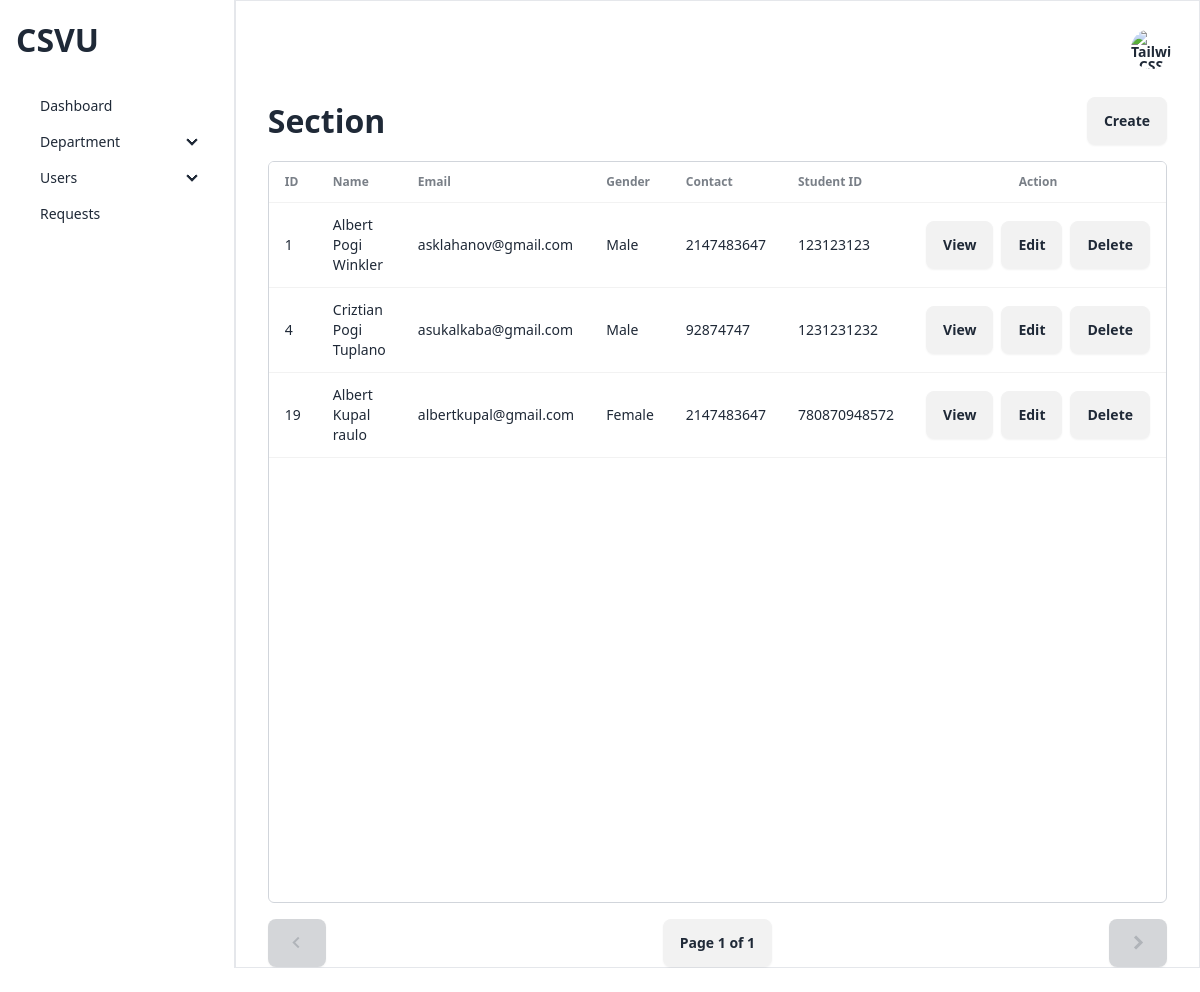
/admin/views/manage-student.php (signed in), run on the app's committed database.
### tables this page shows
CREATE TABLE `ap_userdetails` (
  `id` int(12) NOT NULL,
  `firstName` varchar(255) NOT NULL,
  `middleName` varchar(255) NOT NULL,
  `lastName` varchar(255) NOT NULL,
  `email` varchar(255) NOT NULL,
  `password` varchar(255) NOT NULL,
  `gender` varchar(255) NOT NULL,
  `contact` int(11) NOT NULL,
  `birthday` date DEFAULT NULL,
  `year_level` varchar(255) DEFAULT NULL,
  `roles` varchar(255) NOT NULL,
  `sid` varchar(255) DEFAULT NULL
);

### admin/views/manage-student.php (the view, shortened to what this page needs)
<?php
require("../../configuration/config.php");
require_once("../../components/header.php");
$limit = 10;
$page = isset($_GET['page']) ? $_GET['page'] : 1;
$start = ($page - 1) * $limit;
$result1 = $dbCon->query("SELECT count(id) AS id FROM ap_userdetails WHERE roles='student'");
$students = $result1->fetch_all(MYSQLI_ASSOC);
$total = $students[0]['id'];
$pages = ceil($total / $limit);
$query = "SELECT * FROM ap_userdetails WHERE roles='student' LIMIT $start, $limit";
?>
<main class="w-screen h-[95%] overflow-x-hidden flex" >
    <?php require_once("../layout/sidebar.php")  ?>
    <section class="border w-full px-4">
        <?php require_once("../layout/topbar.php") ?>
        <div class="px-4 flex justify-between flex-col gap-4">
            <div class="flex justify-between items-center">
                <div class="flex justify-between items-center">
                    <h1 class="text-[32px] font-bold">Section</h1>
                </div>
                <a href="./create/student.php" class="btn">Create</a>
            </div>
            <div class="overflow-x-hidden border border-gray-300 rounded-md" style="height: calc(100vh - 250px)">
                <table class="table table-md table-pin-rows table-pin-cols ">
                    <thead>
                        <tr>
                            <th>ID</th>
                            <td>Name</td>
                            <td>Email</td>
                            <td>Gender</td>
                            <td>Contact</td>
                            <td>Student ID</td>
                            <td class="text-center">Action</td>
                        </tr>
                    </thead>
                    <tbody>
                    <?php
                        $result = $dbCon->query($query);
                        if ($result->num_rows > 0) {
                            while ($row = $result->fetch_assoc()) {
                                echo "
                                    <tr>
                                        <td>{$row['id']}</td>
                                        <td>{$row['firstName']} {$row['middleName']} {$row['lastName']}</th>
                                        <td>{$row['email']}</td>
                                        <td>" . ucfirst($row['gender']) . "</td>
                                        <td>{$row['contact']}</td>
                                        <td>{$row['sid']}</td>
                                        <td>
                                            <div class='flex gap-2 justify-center items-center'>
                                                <label for='view-student-{$row['id']}' class='btn btn-small'>View</label>
                                                <label for='edit-student-{$row['id']}' class='btn btn-small'>Edit</label>
                                                <label for='delete-student-{$row['id']}' class='btn btn-small'>Delete</label>
                                            </div>
                                        </td>
                                    </tr>
                                ";
                            }
                        } else {
                            echo "
                                <tr>
                                    <td colspan='7'>No records found</td>
                                </tr>
                            ";
                        }
                        ?>
                    </tbody>
                </table>
            </div>
            <div class="flex justify-between items-center">
                <a class="btn text-[24px]" href="<?= $_SERVER['PHP_SELF'] ?>?page=<?= $page - 1 ?>" <?php if($page - 1 <= 0) { ?> disabled <?php } ?>>
                    <i class='bx bx-chevron-left'></i>
                </a>
                <button class="btn" type="button">Page <?= $page ?> of <?= $pages ?></button>
                <a class="btn text-[24px]" href="<?= $_SERVER['PHP_SELF'] ?>?page=<?= $page + 1 ?>" <?php if($page + 1 >= $pages) { ?> disabled <?php } ?>>
                    <i class='bx bxs-chevron-right' ></i>
                </a>
            </div>
        </div>
    </section>
</main>

### data on the page
ap_userdetails: id "1", firstName "Albert", middleName "Pogi", lastName "Winkler", email "asklahanov@gmail.com", gender "Male", contact "2147483647", sid "123123123"
ap_userdetails: id "4", firstName "Criztian", middleName "Pogi", lastName "Tuplano", email "asukalkaba@gmail.com", gender "Male", contact "92874747", sid "1231231232"
ap_userdetails: id "19", firstName "Albert", middleName "Kupal", lastName "raulo", email "albertkupal@gmail.com", gender "Female", contact "2147483647", sid "780870948572"

### other printed values
$page "1"
$pages "1"
